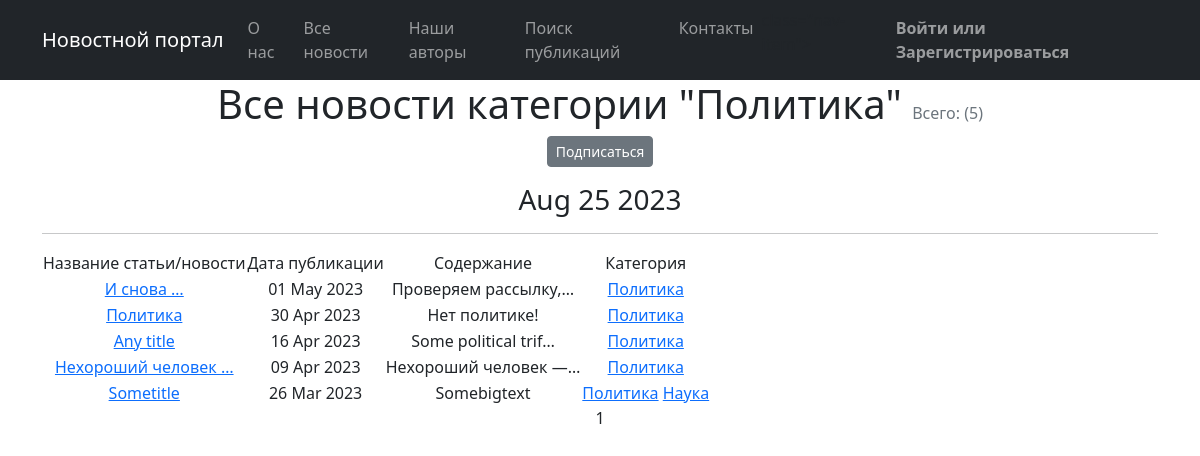
Before: /news/categories/1/ with the older database file.
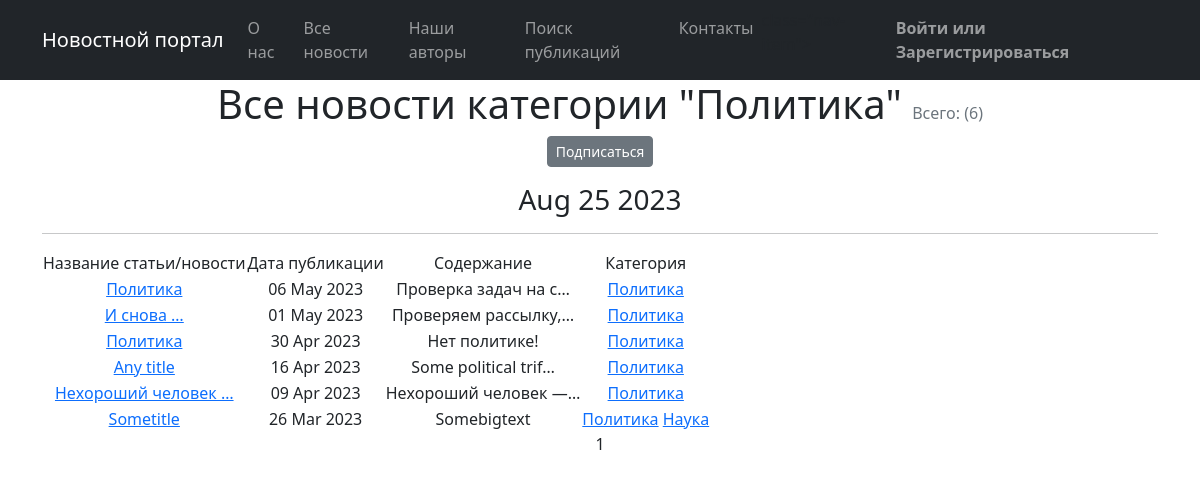
After: the same page with the newer database file.
### news/models.py (models this page shows, shortened)
class Post(models.Model):
    author = models.ForeignKey(Author, on_delete=models.CASCADE)
    NEWS = 'NW'
    ARTICLE = 'AR'
    CATEGORY_CHOICES = (
        (NEWS, 'Новость'),
        (ARTICLE, 'Статья')
    )
    categoryType = models.CharField(max_length=2, choices=CATEGORY_CHOICES, default=ARTICLE)
    dateCreation = models.DateTimeField(auto_now_add=True)
    postCategory = models.ManyToManyField(Category, through='PostCategory')
    title = models.CharField(max_length=128)
    text = models.TextField()
    rating = models.SmallIntegerField(default=0)

class Category(models.Model):
    name = models.CharField(max_length=64, unique=True)
    subscribers = models.ManyToManyField(User, blank=True, null=True, related_name='categories')
    def __str__(self):
        return f'{self.name}'

### news/views.py (the view)
# urls.py: path('categories/<int:pk>/', CategoryList.as_view(), name='categories'),
class CategoryList(ListView):
    model = Post
    template_name = 'categories.html'
    context_object_name = 'category_news_list'
    paginate_by = 10
    def get_queryset(self):
        self.category = get_object_or_404(Category, id=self.kwargs['pk'])
        queryset = Post.objects.filter(postCategory=self.category).order_by('-dateCreation')
        return queryset
    def get_context_data(self, **kwargs):
        context = super().get_context_data(**kwargs)
        context['is_not_subscriber'] = self.request.user not in self.category.subscribers.all()
        context['category'] = self.category
        return context

### news/templatetags/custom_filters.py (called while the page is built)
@register.filter()
def censor(text):
    check_text = text.lower().split(' ')
    for i in range(len(check_text)):
        if check_text[i] in BANNED_WORDS:
            check_text[i] = ''.join('*' * len(check_text[i]))
    text = ' '.join(check_text).capitalize()
    return f'{text}'

### news/templatetags/custom_tags.py (called while the page is built)
@register.simple_tag()
def current_time(format_string='%b %d %Y'):
    return datetime.utcnow().strftime(format_string)

### templates/categories.html (shortened to what this page needs)
{% extends 'flatpages/default.html' %}
{% load custom_filters %}
{% load custom_tags %}
{% block content %}
<h1 class="text-center">Все новости категории "{{ category }}"
    <span class="text-muted fs-6 fw-normal">Всего: ({{ page_obj.paginator.count }})</span></h1>
    {% if is_not_subscriber %}
        <p class="text-center"><a href="{% url 'subscribe' category.id %}" class="btn btn-secondary btn-sm">Подписаться</a></p>
    {% else %}
        <p class="text-center"><a href="{% url 'unsubscribe' category.id %}" class="btn btn-secondary btn-sm">Отписаться</a></p>
    {% endif %}
    <h3>{% current_time '%b %d %Y' %}</h3>
    <hr>
    {% if category_news_list %}
        <table>
           <tr>
               <td>
                   Название статьи/новости
               </td>
               <td>
                   Дата публикации
               </td>
               <td>
                   Содержание
               </td>
               <td>
                   Категория
               </td>
           </tr>
           {% for news_id in category_news_list %}
           <tr>
               <td>
                   <a href="{% url 'news_detail' pk=news_id.id %}">{{ news_id.title|truncatewords:2|censor }}</a>
               </td>
               <td>{{ news_id.dateCreation|date:'d M Y' }}</td>
               <td>{{ news_id.text|truncatechars:20|censor }}</td>
               <td>{% for category in news_id.postCategory.all %}
                    <a href="{% url 'categories' category.id %}">{{ category }}</a>
                   {% endfor %}
               </td>
               <td>
                </td>
           </tr>
            {% endfor %}
       </table>
    {% else %}
       <h2>Новостей нет!</h2>
    {% endif %}
   {{ page_obj.number }}
{% endblock content %}

Changed rows visible on the page:
added Post: title|censor "Политика", dateCreation "06 May 2023", text|censor "Проверка задач на с…", Category (name "Политика")
Other visible differences:
{{ page_obj.paginator.count }}: "5" → "6"
